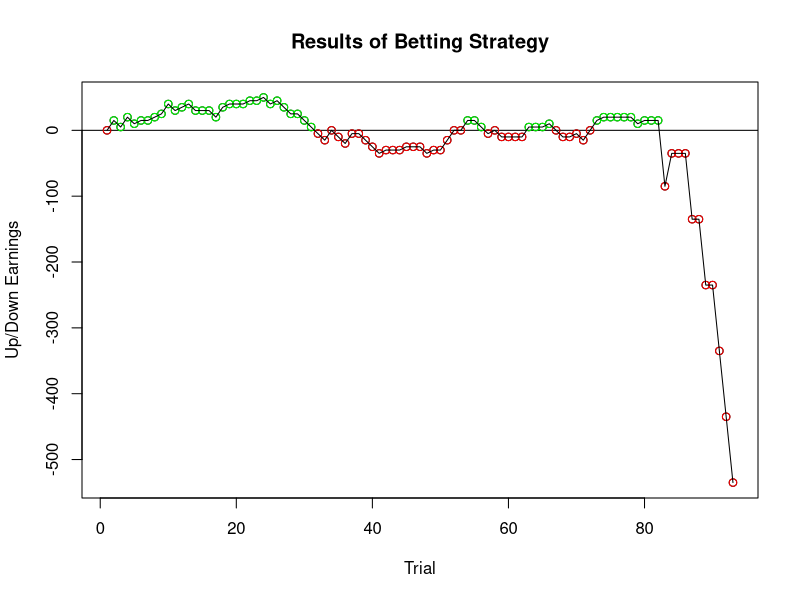
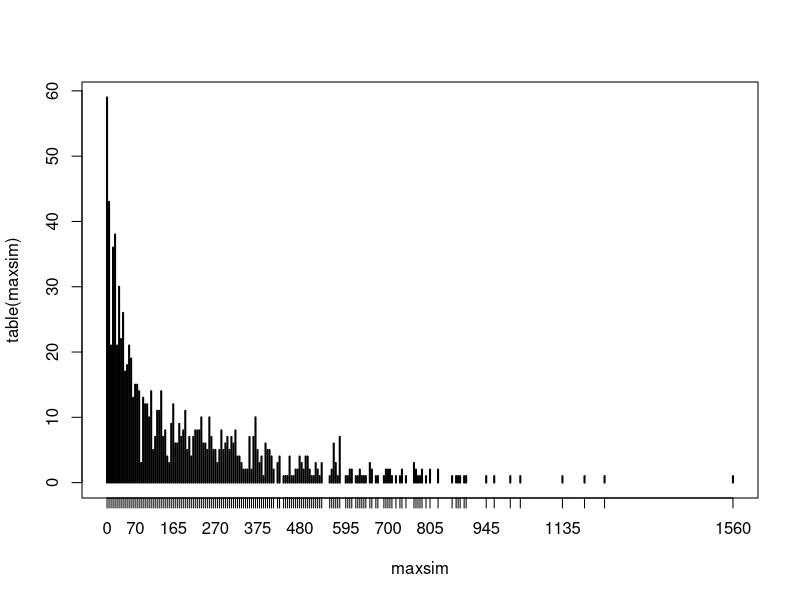

The R source for these figures, in order:
#Roulette Simulator
#Testing for Github
#Creating our win criteria
#Numbers on an American Roulette
wheel<-c("00",0:36)

#Wanted outcomes
#Betting on Black or Red///Payout: 1:1
Black<-c(2,4,6,8,10,11,13,15,17,20,22,24,26,28,29,31,33,35)
Red<-c(1,3,5,7,9,12,14,16,18,19,21,23,25,27,30,32,34,36)
#High Low /// Payout: 1:1
low<-c(1:18)
high<-c(19:36)
#Even odd /// Payout 1:1
even<-c(2,4,6,8,10,12,14,16,18,20,22,24,26,28,30,32,34,36)
odd<-c(1,3,5,7,9,11,13,15,17,19,21,23,25,27,29,31,33,35)

#Betting on the Third Column///Payout: 2:1
col3<-c(3,6,9,12,15,18,21,24,27,30,33,36)
  #Obviously other columns, 1,2
#Betting on a Dozen /// Payout 2:1
dozen<-c(1:12)
  #Other dozens are available

#Betting on a line /// Payout 5:1
line<-c(16:21)
  #There are multiple other lines

#Betting on Corners /// Payout 8:1
corner<-c(7,8,10,11)
  #There are multiple other corners

#Betting on a Street/// Payout 11:1
street<-c(1,2,3) 
  #There are multiple other street (4,5,6), (10,11,12) etc.

#Betting on a Split of Colour Red///Payout 17:1
oppbsplit<-c(9,12)
split<-c(16,19)
  #c(9,12,18,21,16,19,27,30) All the different splits, you are choosing one.

#Betting straight up /// Payout 35:1
straight<-c(17)
  #Obviously, can pick other numbers

#Variables Needed for Statistics
maxsim<-array() #Max Profit of each sim, based on 1000 simulations of a given bet strat.
minsim<-array() #Min "Profit" of each sim, based on 1000 simulations of a given bet strat.
posmaxsim<-array()  #Position of Max Profit in a given simulation
posminsim<-array()  #Position of Min "Profit" in a given simulation

######IF YOU WERE TO SET THE SEED, IT WOULD BE HERE#####

#Essentially, this is 1000 simulations of if you played 1000 times.
for(j in 1:1000) {
  net=array() #Net on a given number in a simulation
  oc=array() #Number picked
  total=array() #Counter of what the profit is throughout a simulation.
  k=1
  total[1]=0 #Starting Position. You aren't down money or up.
  for(i in 1:1000) {
    if (total[i] <= -500) { #If you are down -$500, stop playing, stopping rule
      break()
    }
#Creating the simulation, sampling one number at a time.
    outcome<-sample(wheel,1,replace=TRUE) #Almost like generating x in a MC Sim.
    oc[i]<-outcome #Saving the number picked

#This is based off of the position in which it seems that the max seems to occur
#most often. Little project, changes based on betting strategy.
#Can easily comment this out, change etc. This is changing how much you bet.
    if(i>=80 && i<=105) {
      pay=-100
      if(outcome %in% col3) {
        pay = pay + 150
      }
      if(outcome %in% Black) {
        pay = pay + 100
      }
  
    }
    
#The part after %in% can change based on what betting strategy you use.
#Just be sure to change the payout accordingly. Follows what we said above.
    if(i<80 || i>105) {
  #This is assumed $5 on each bet (2)
      pay=-10
      if(outcome %in% col3) {
        pay = pay + 15
      }
      if(outcome %in% Black) {
      pay = pay + 10
      }
    }
    
#Saves the Net on a given number picked and total looks at the running profit
    net[i]=pay
    total[k+1]<-net[i]+total[k]
    k=k+1
  }

#Statistics out of each strategy
  maxsim[j]<-max(total) #Saves the Max Profit in a simulation, maxsim holds all Maxes
  minsim[j]<-min(total) #Saves the Min "Profit" in a simulation, minsim holds all Mins
  posminsim[j]<-which.min(total) #Position of that min "profit" from a given simulation
  posmaxsim[j]<-which.max(total) #Position of that max profit from a given simulation
}

#Statistics out of each strategy
#Plots out the last individual simulation, more for visual representation of the ups and downs.
plot(total,ylab="Up/Down Earnings",xlab="Trial", main="Results of Betting Strategy")
abline(h=0)
for (c in 1:length(total)){
  if(total[c]>0){
    points(x=c,y=total[c],col="green")
  }
  if(total[c]<=0){
    points(x=c,y=total[c],col="red")
  }
}
lines(total)

#What the Max Winning would be for an individual simulation as well as what bet it's at 
#Bet # - 1
max(total) #Max Profit in the last simulation
min(total) #Min Profit in the last simulation
which.min(total) #Where Min in last sim
which.max(total) #Where Max in last sim

#NOTE: If you are running 1000 simulations, this will show the last simulation run.
#Each individual Outcome in a simulation
oc

#"Winnings" of each individual trial tally as well as probability of that outcome
table(net)
table(net)/1000

#Table of which numbers were chosen in the last simulation
table(oc)

#Sum of winnings (so playing out the entire 1000 trials, what the up and down is)
#As well Expected Value of each individual trials
sum(net)
mean(net) 
#So along what Kayla was saying, the expected loss in a trial should be around 5%.

#Over the 1000 simulations
#Expected Max Profit over the 1000 simulations
mean(maxsim)

#Other Statistics, you will notice there is a very left-skewed distribution.
median(maxsim)
plot(table(maxsim))
table(maxsim)/1000

#Confidence Interval Biggest Wins
marerr<-qnorm(0.975)*(sd(maxsim)/sqrt(1000))
maxupr<-mean(maxsim) + marerr
maxlwr<-mean(maxsim) - marerr
cbind(maxlwr,maxupr)

#Seeing percentage of times you'd fall lower than the interval based on the 1000 sims
percentlwr<-which(as.matrix(maxsim[1:1000])<maxlwr)
percentlwr<-length(percentlwr)/1000
percentlwr
#Seeing percentage of times '' fall above ''
percentupr<-which(as.matrix(maxsim[1:1000])>maxupr)
percentupr<-length(percentupr)/1000
percentupr
#Percentage of times it falls in the C.I. based on the 1000 simulations
1-(percentupr+percentlwr)

#Expected Biggest Loss
mean(minsim)
median(minsim)
#Confidence Interval Biggest Losses
marerr<-qnorm(0.975)*(sd(minsim)/sqrt(1000))
minupr<-mean(minsim) + marerr
minlwr<-mean(minsim) - marerr
cbind(minlwr,minupr)

#Looking at the Confidence Interval for Positioning of Max Profit
#Essentially, how many times you'd have to bet to on average, achieve the max profit
posmaxupr<-mean(posmaxsim) + qnorm(0.975)*(sd(posmaxsim)/sqrt(1000))
posmaxlwr<-mean(posmaxsim) - qnorm(0.975)*(sd(posmaxsim)/sqrt(1000))
cbind(posmaxlwr,posmaxupr)

#We only do the position where 95% of the Max Profit occurs because we want to know
#Where we'd win, not lose.
